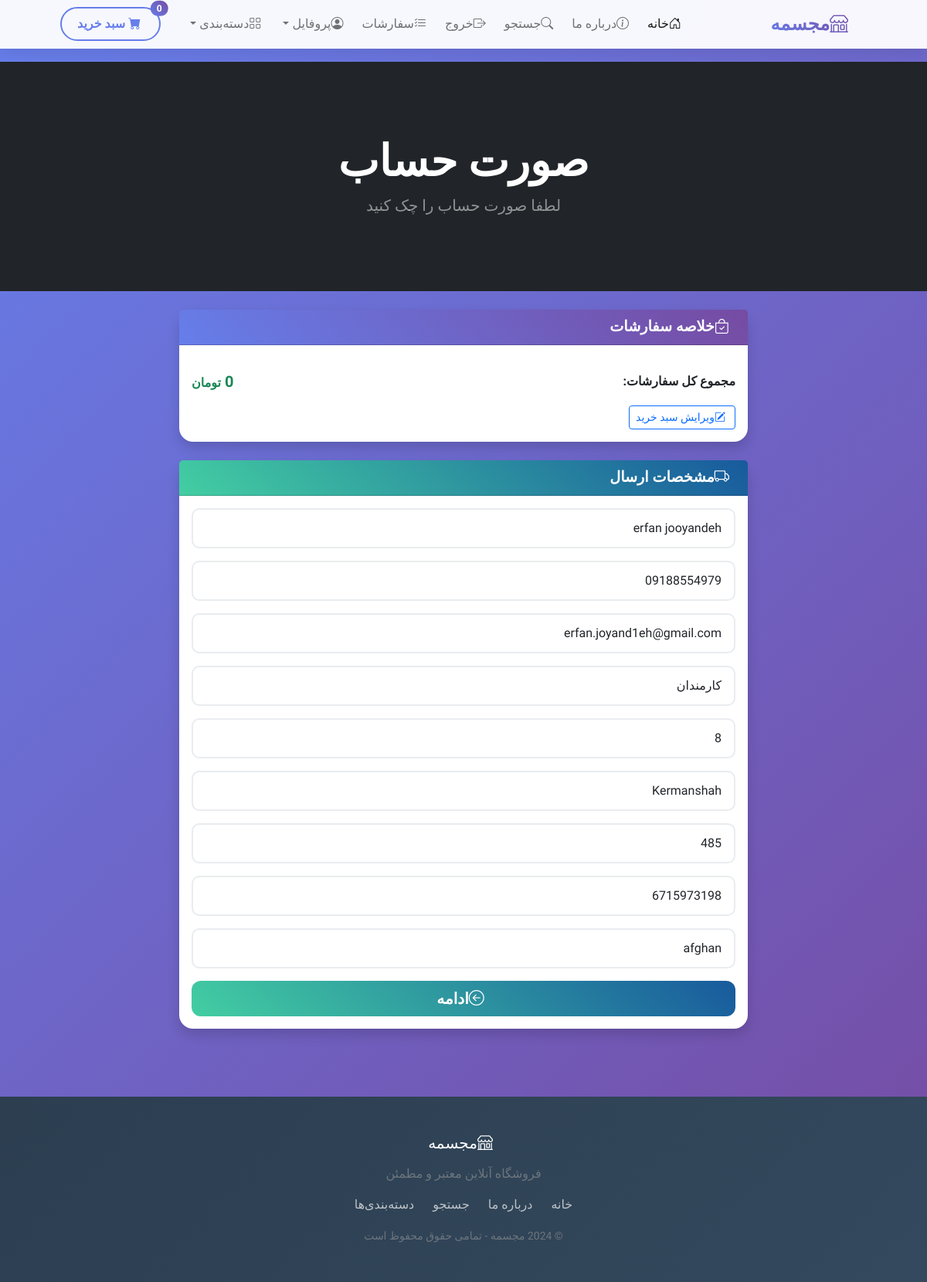
The page /payment/checkout/ (signed in) on the database as committed earlier.
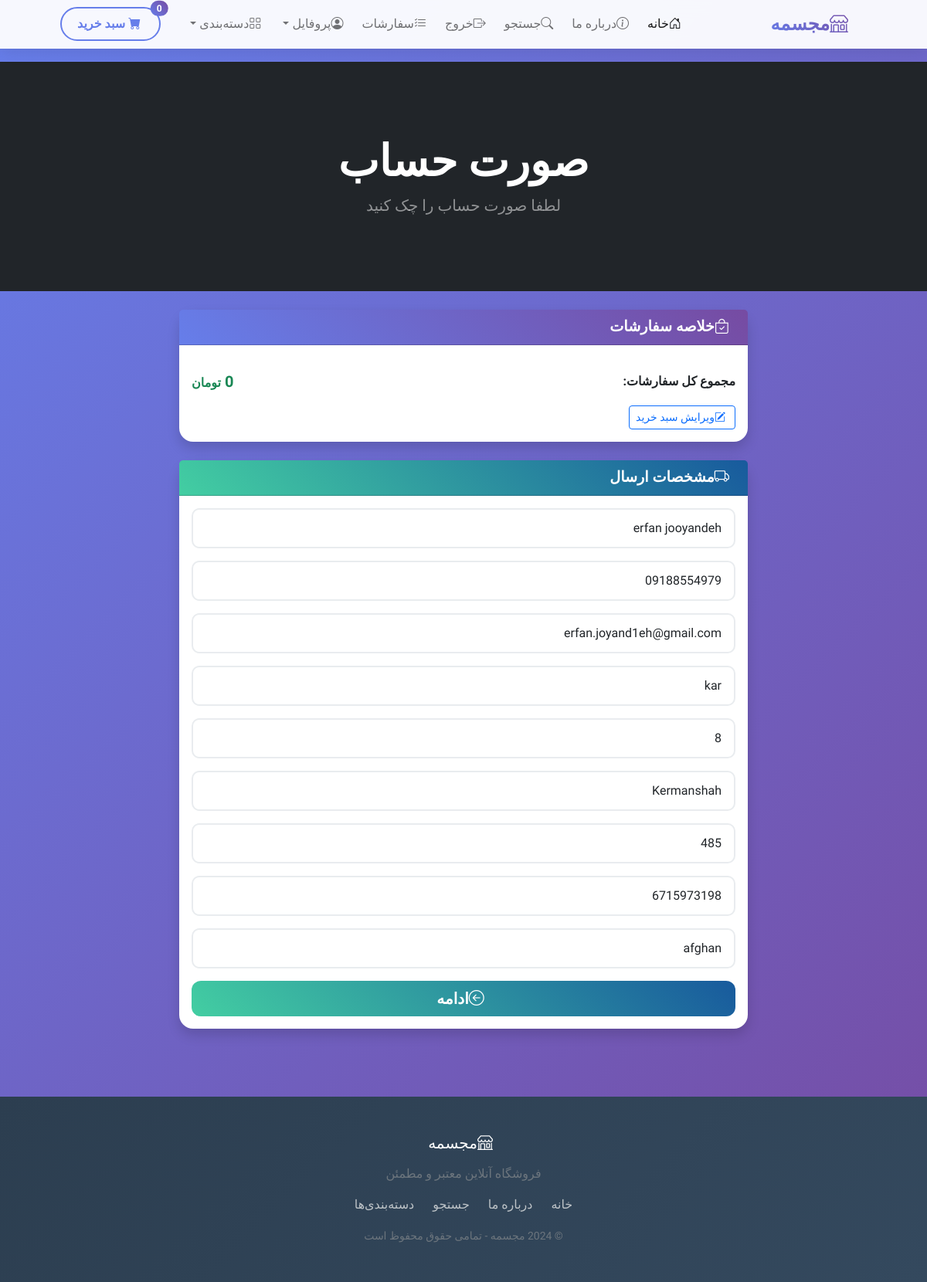
The same page on the database as committed later.
### payment/models.py (models this page shows, shortened)
class ShippingAddress(models.Model):
    user = models.ForeignKey(User, on_delete= models.CASCADE, null=True, blank=True)
    shipping_full_name= models.CharField(max_length=250)
    shipping_email= models.EmailField(max_length=300)
    shipping_phone = models.CharField(max_length=24,blank=True)
    shipping_adress1 = models.CharField(max_length=240,blank=True)
    shipping_adress2 = models.CharField(max_length=240,blank=True)
    shipping_city =  models.CharField(max_length=24,blank=True)
    shipping_state =  models.CharField(max_length=24,blank=True)
    shipping_zipcode =  models.CharField(max_length=24,blank=True)
    shipping_country =  models.CharField(max_length=24,blank=True)
    shipping_old_cart = models.CharField(max_length=200,blank=True, null=True)

### payment/views.py (the view)
# urls.py: path('checkout/', views.checkout, name = "checkout"),
def checkout (request):
    cart = Cart(request)
    cart_products = cart.get_prods()
    quantities = cart.get_quants()
    total = cart.get_total()
    if request.user.is_authenticated:
        shipping_user=ShippingAddress.objects.get(user__id = request.user.id)
        shipping_form= ShippingForm(request.POST or None, instance=shipping_user)
        return render (request , 'payment/checkout.html', {'cart_products': cart_products, 'quantities': quantities, 'total':total,'shipping_form':shipping_form})
    else:
        shipping_form= ShippingForm(request.POST or None)
        return render (request , 'payment/checkout.html', {'cart_products': cart_products, 'quantities': quantities, 'total':total,'shipping_form':shipping_form})

### cart/cart.py (called while the page is built, shortened)
    def __len__(self):
        return len(self.cart)

    def get_prods(self):
        product_ids=self.cart.keys()
        products = Product.objects.filter(id__in=product_ids)
        return products

    def get_quants(self):
        quantities = self.cart
        return quantities

    def get_total(self):
        product_ids = self.cart.keys()
        products= Product.objects.filter(id__in = product_ids)
        total=0
        return total

### cart/context_processors.py (called while the page is built)
def cart (request):
    return{"cart": Cart (request)}

### payment/templates/payment/checkout.html (shortened to what this page needs)
{% extends "base.html" %}
{% load static %}
{% load humanize %}
{% block content %}
<section class="bg-dark py-5 mb-4">
    <div class="container px-4 px-lg-5 my-5">
        <div class="text-center text-white">
            <h1 class="display-4 fw-bolder">صورت حساب</h1>
            <p class="lead fw-normal text-white-50 mb-0">لطفا صورت حساب را چک کنید</p>
        </div>
    </div>
</section>
<div class="container">
    <div class="row justify-content-center">
        <div class="col-lg-8">
            <div class="card shadow mb-4 border-0">
                <div class="card-header bg-primary text-white fw-bold">
                    <i class="bi bi-bag-check me-2"></i>خلاصه سفارشات
                </div>
                <div class="card-body">
                    <div class="d-flex justify-content-between align-items-center mt-3">
                        <strong>مجموع کل سفارشات:</strong>
                        <span class="fs-5 fw-bold text-success">{{ total | intcomma }} <span class="fs-6">تومان</span></span>
                    </div>
                    <div class="text-end mt-3">
                        <a href="{% url 'cart_summary' %}" class="btn btn-outline-primary btn-sm">
                            <i class="bi bi-pencil-square me-1"></i>ویرایش سبد خرید
                        </a>
                    </div>
                </div>
            </div>
            <div class="card shadow mb-4 border-0">
                <div class="card-header bg-info text-white fw-bold">
                    <i class="bi bi-truck me-2"></i>مشخصات ارسال
                </div>
                <div class="card-body">
                    <form action="{% url 'confirm_order' %}" method="POST">
                        <div class="shipping-form-fields mb-3">
                            {{ shipping_form.as_p }}
                        </div>
                        <div class="d-grid">
                            <button type="submit" class="btn btn-success btn-lg">
                                <i class="bi bi-arrow-left-circle me-2"></i>ادامه
                            </button>
                        </div>
                    </form>
                </div>
            </div>
        </div>
    </div>
</div>
{% endblock %}

Rows that differ between the two databases and show on the page:
changed ShippingAddress "erfan jooyandeh": shipping_adress1 "کارمندان" → "kar"
